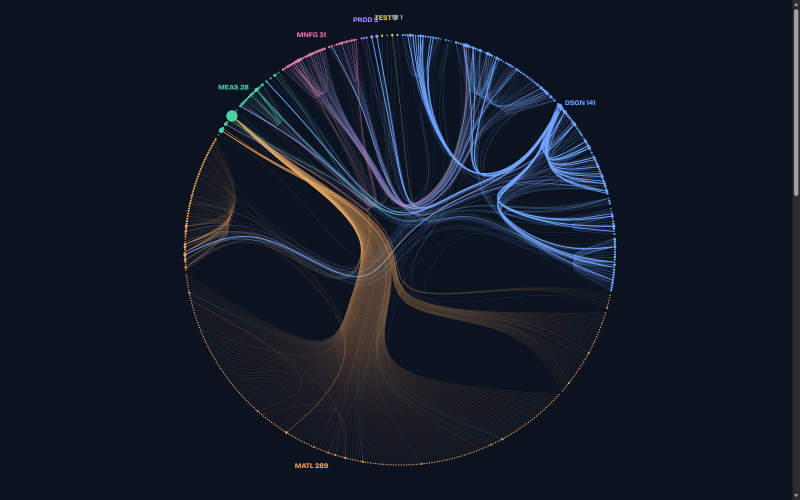
#> input picture docs/media/ref-atlas-feixes.png, 1600 x 1000 px (shown at 1/2 size)
$ python review-images.py
#> lines starting #> are read from the running program, lines starting #| are printed output that depends on the picture
"""Monta comparações a partir das capturas, sem modificar os originais."""
from pathlib import Path
from PIL import Image, ImageDraw, ImageFont
root=Path(__file__).resolve().parents[1]
media=root/'docs/media'; review=media/'review'
try: font=ImageFont.truetype('arial.ttf',24)
except OSError: font=ImageFont.load_default(size=24)
def compare(first,second,labels,target):
    out=Image.new('RGB',(3200,1048),'#0b1220'); draw=ImageDraw.Draw(out)
    for x,(image,label) in enumerate(zip((first,second),labels)):
        out.paste(Image.open(image).convert('RGB').resize((1600,1000)),(x*1600,48))
        draw.text((x*1600+30,12),label,font=font,fill='#d6e7ff')
    out.save(target)
compare(media/'ref-atlas-feixes.png',review/'01-overview.png',('Atlas — referência Feixes','LOOM — 595 normas / 943 fibras'),review/'01-compare.png')
#> in compare, `out = Image.new('RGB', (3200, 1048), '#0b1220')`:
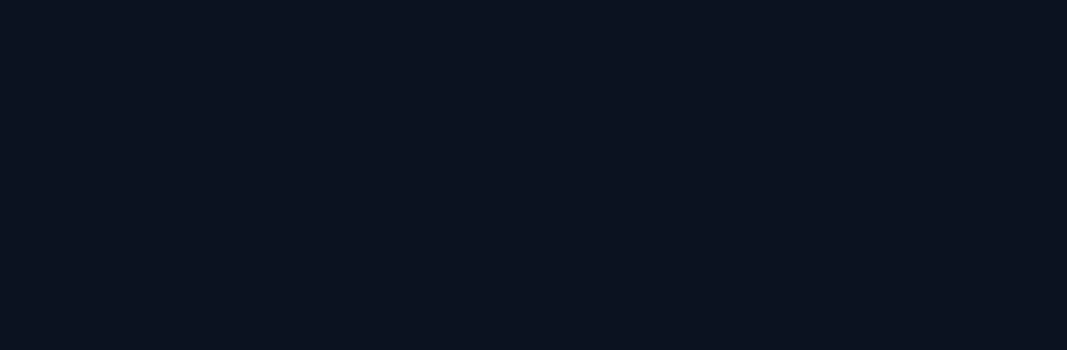
#> out: PIL image 3200x1048 RGB (shown at 1/3 size); mean R, G, B 11, 18, 32
#> in compare, `out.paste(Image.open(image).convert('RGB').resize((1600,1000)),(x*1600..`:
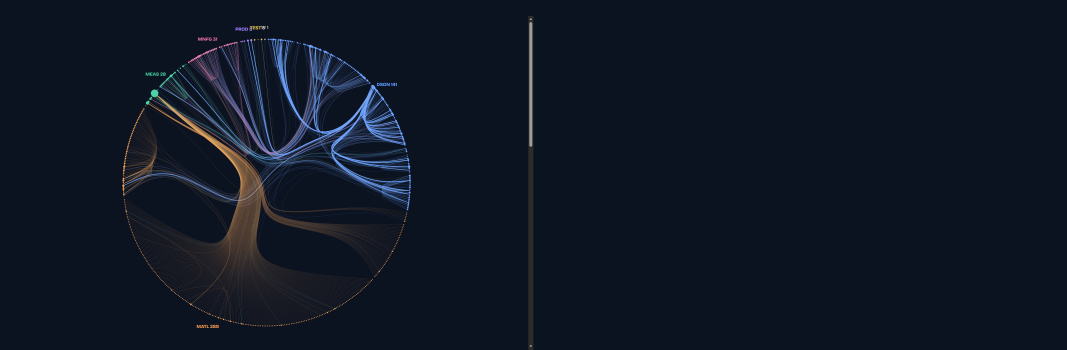
#> out: PIL image 3200x1048 RGB (shown at 1/3 size); mean R, G, B 15, 21.7, 35.9
#> pass 2 of the loop in compare, `for x,(image,label) in enumerate(zip((first,second),labels)):`:
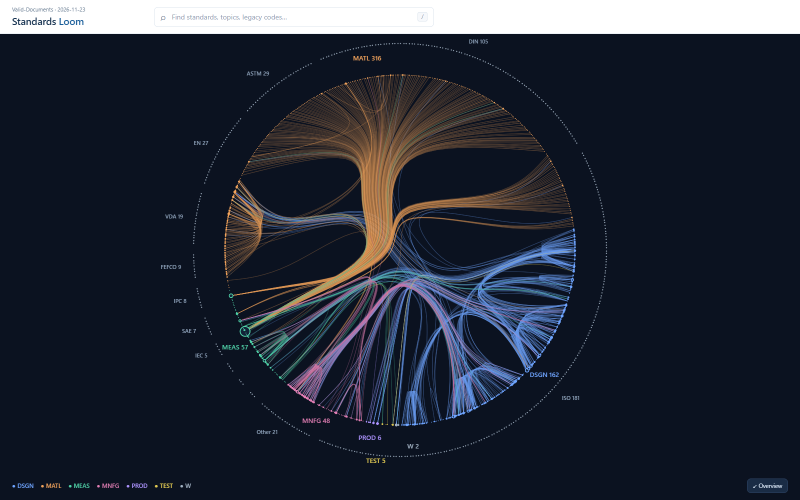
#> input picture docs/media/review/01-overview.png, 1600 x 1000 px (shown at 1/2 size)
#> in compare, `out.paste(Image.open(image).convert('RGB').resize((1600,1000)),(x*1600..`:
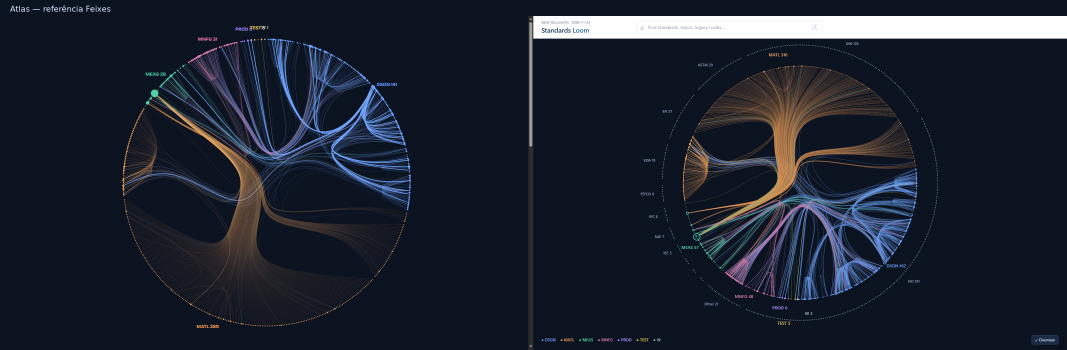
#> out: PIL image 3200x1048 RGB (shown at 1/3 size); mean R, G, B 27.6, 33.6, 47.1
#> in compare, `out.save(target)`:
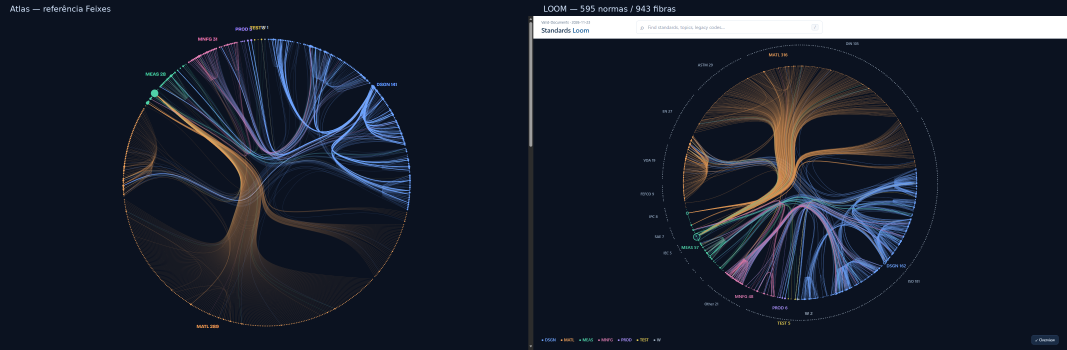
#> saved as 01-compare.png: PIL image 3200x1048 RGB (shown at 1/3 size); mean R, G, B 27.7, 33.7, 47.2
compare(review/'before.png',review/'01-overview.png',('T18 — Bézier única de grau 6, raiz forçada','T19 — spline cúbica, caminho pelo ancestral comum'),review/'13-cut-paths-before-after.png')
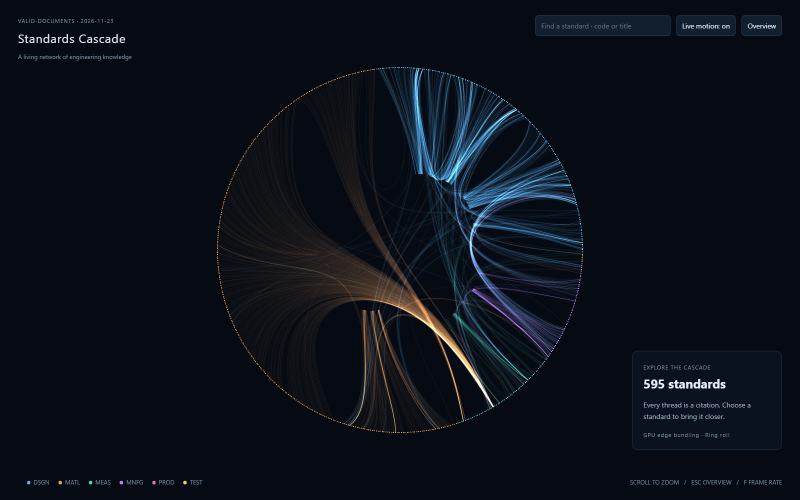
#> input picture docs/media/review/before.png, 1600 x 1000 px (shown at 1/2 size)
#> in compare (call 2), `out.paste(Image.open(image).convert('RGB').resize((1600,1000)),(x*1600..`:
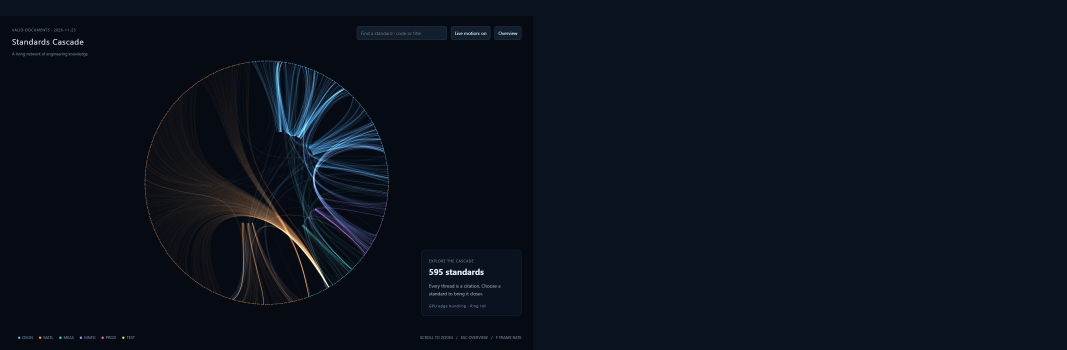
#> out: PIL image 3200x1048 RGB (shown at 1/3 size); mean R, G, B 11.2, 17.6, 29
#> pass 2 of the loop in compare, `for x,(image,label) in enumerate(zip((first,second),labels)):`:
#> in compare (call 2), `out.paste(Image.open(image).convert('RGB').resize((1600,1000)),(x*1600..`:
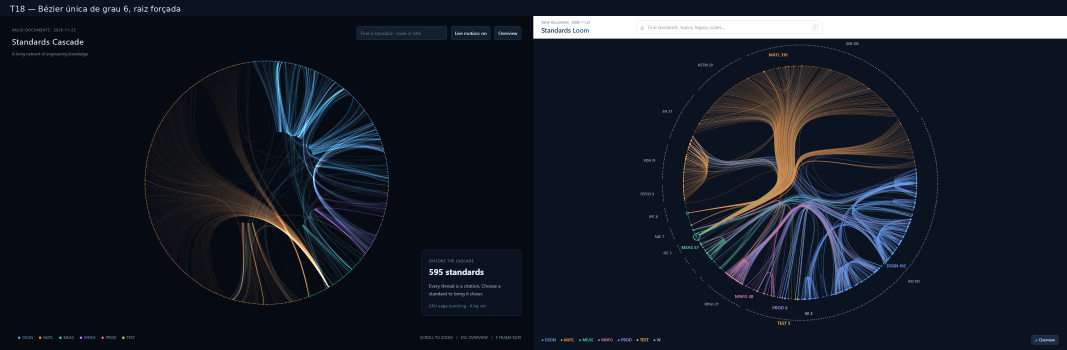
#> out: PIL image 3200x1048 RGB (shown at 1/3 size); mean R, G, B 23.9, 29.5, 40.2
#> in compare (call 2), `out.save(target)`:
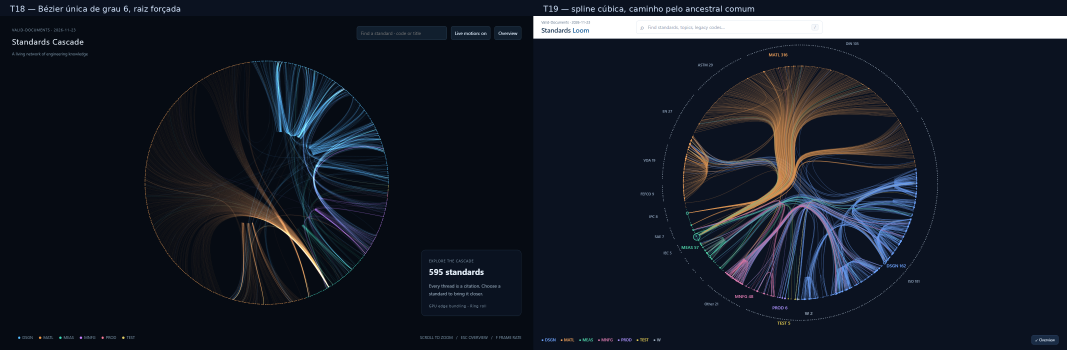
#> saved as 13-cut-paths-before-after.png: PIL image 3200x1048 RGB (shown at 1/3 size); mean R, G, B 24, 29.6, 40.4
